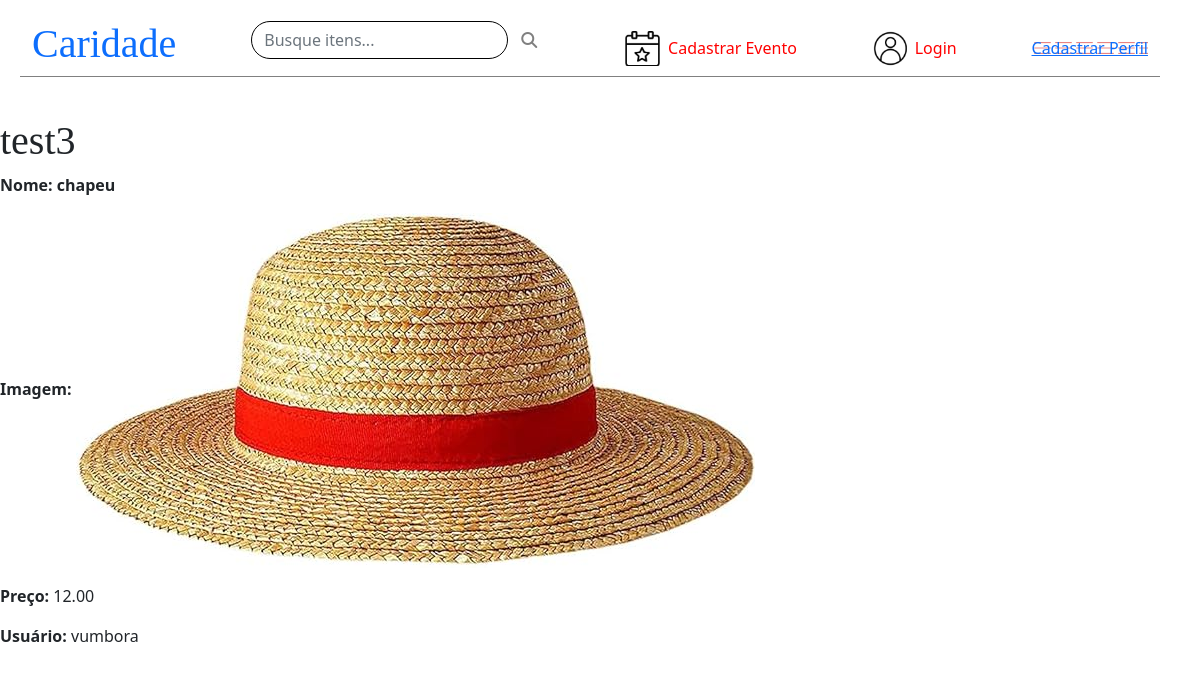
/evento/2/, run on the app's committed database.
### caridade1/models.py (models this page shows)
class Evento(models.Model):
    duracao = models.DurationField(null = True, blank = True)
    ativo = models.BooleanField(default = False)
    nome = models.CharField(max_length = 30)
    User = models.ForeignKey(User, on_delete=models.CASCADE,null=False)

class Item(models.Model):
    User = models.ForeignKey(User, on_delete=models.CASCADE,null=False, blank = True)
    descricao = models.CharField(max_length = 100)
    foto = models.ImageField(upload_to = 'caridade')
    preco = models.DecimalField(max_digits=6, decimal_places=2)
    evento = models.ForeignKey(Evento, on_delete=models.PROTECT)
    reservado = models.ForeignKey(Reservado, on_delete=models.PROTECT, null = True, blank = True)

### caridade1/views.py (the view, shortened to what this page needs)
# urls.py: path('evento/<int:evento_id>/', views.detail, name='detail'),
def detail(request, evento_id):
    evento = get_object_or_404(Evento, pk=evento_id)
    item = Item.objects.filter(evento_id=evento_id)
    if request.method == 'GET':
        context={
            'evento':evento,
            'item': item,
            'form': reservar_itemForm()
            }
        if evento.ativo is False:
            raise Http404('Nenhum evento satisfaz o critério informado')
        return render(
            request, 'detalhes.html', context
        )

### caridade1/forms.py
class reservar_itemForm(forms.ModelForm):
    class Meta:
        model = Reservado
        fields = ['reservado']

### caridade1/templates/detalhes.html (shortened to what this page needs)
{% load static %}
{% include 'header.html' %}
<h1> {{evento.nome}} </h1>
{% for item in item %}
<p>
    <strong> Nome: {{ item.descricao }} </strong>
</p>
<p>
    <strong>Imagem:</strong> <img src="{{ item.foto.url }}">
</p>
<p>
    <strong>Preço:</strong> {{ item.preco }}
</p>
<p>
    <strong>Usuário:</strong> {{ item.User.username }}
</p>
{% endfor %}

### caridade1/static/header.css (style rules this page uses)
h1 { font-family: 'Asteristico'; }

### data on the page
Evento: nome "test3"
Item: descricao "chapeu", foto (picture), preco "12.00", User.username "vumbora"
